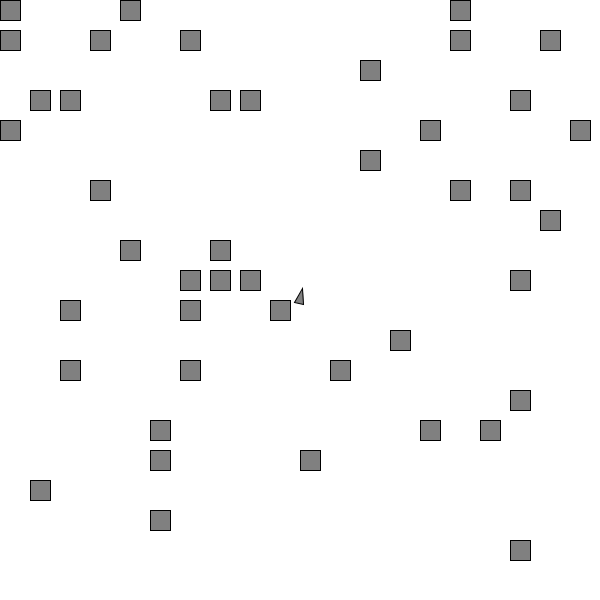
Frame 1 (no input)
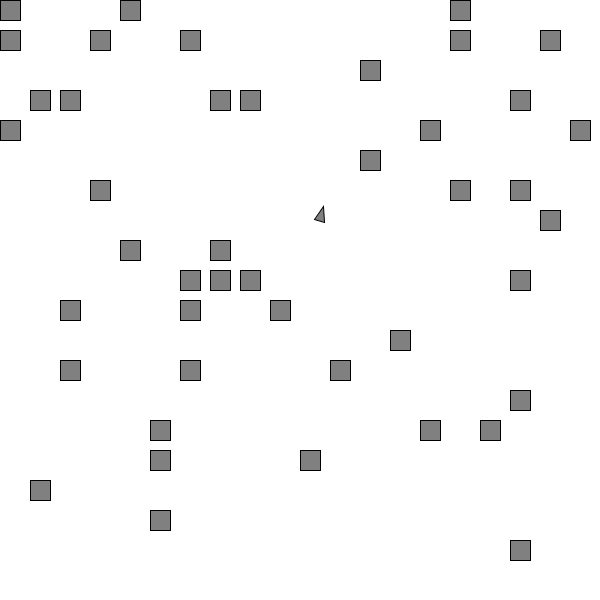
Frame 60 (the mouse pressed at the canvas centre just before this capture)
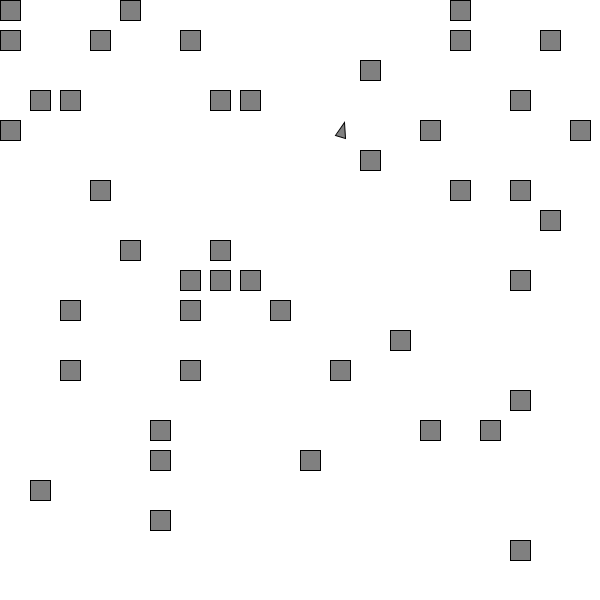
Frame 120 (the mouse held since frame 60 and released just before this capture)

The Processing sketch that drew these frames (run headless with seeded random() and noise(); from frame 60 on, the mouse is pressed at the canvas centre):

// Processing sketch: angletests
// ── angletests.pde
ArrayList<Obstacle> obstacles = new ArrayList<Obstacle>();
ArrayList<Mover> movers = new ArrayList<Mover>();
void setup() {

  size(600, 600);

  for (int i = 0; i < 50; i += 1) {
    obstacles.add(new Obstacle());
  }

  for (int i = 0; i < 1; i += 1) {
    movers.add(new Mover());
  }
}

void draw() {
  background(255);
  for (Obstacle o : obstacles) {
    o.draw();
  }

  for (Mover m : movers) {
    m.update();
    m.draw();
  }
}

void mouseClicked() {
  for (Mover m : movers) {
    m.applyForce(PVector.random2D());
    
  }
}
// ── Mover.pde
class Mover {
  PVector pos, acc, vel, posPrime;
  float facing;
  
  Mover() {
    pos = new PVector(width / 2, height / 2);
    posPrime = pos.copy();
    acc = new PVector();
    vel = PVector.random2D();
    vel.mult(random(1,4));
  }
  
  
  void applyForce(PVector force) {
    acc.add(force);
    
  }
  void update() {
    vel.add(acc);
    vel.limit(3);
    acc.mult(0);
    posPrime.set(pos);
    posPrime.add(vel);
    for (Obstacle o : obstacles) {
      if (o.collides(posPrime)) {
        EDGE e = o.whichEdge(posPrime);
        //println(e);
        if (e == EDGE.TOP_BOTTOM) {
          vel.y *= -1;
        } else {
          vel.x *= -1;
        }
       
        //vel.mult(-1);
      }
    }
    pos.add(vel);
     
    
    facing = vel.heading() + HALF_PI;
    
    if (pos.x < 0) {
      pos.x = width;
    } else if (pos.x > width) {
      pos.x = 0;
    } 
    
    if (pos.y < 0) {
      pos.y = height;
    } else if (pos.y > height) {
      pos.y = 0;
    }
  }
  
  void draw() {
     pushMatrix();
     translate(pos.x, pos.y);
     rotate(facing);
     beginShape();
     vertex(0,-10);
     vertex(5,5);
     vertex(-5,5);
     endShape(CLOSE);
     popMatrix();
    
  }
}
// ── Obstacle.pde
enum EDGE {
  TOP_BOTTOM, LEFT_RIGHT;
}

class Obstacle {
  PVector pos, dims;
  Obstacle() {
    float xStep = width / 20;
    float yStep = height / 20;
    pos = new PVector(random(width), random(height));
    pos.x = pos.x - (pos.x % xStep);
    pos.y = pos.y - (pos.y % yStep);
    dims = new PVector(20,20);
  }
  
  void draw() {
    stroke(0);
    fill(128);
    rect(pos.x, pos.y, dims.x, dims.y);
  }
  
  boolean collides(PVector check) {
    if (check.x >= pos.x && check.x <= pos.x + dims.x && check.y >= pos.y && check.y <= pos.y + dims.y) {
      //println("cx - px:" + (check.x - pos.x));
      //println("cy - py:" + (check.y - pos.y));
      return true;
    }
    return false;
  }
  
  EDGE whichEdge(PVector check) {
    EDGE edge = null;
    float xs = floor(check.x - pos.x);
    float ys = floor(check.y - pos.y);
    if (xs > 4 && xs < dims.x - 4) {
      edge = EDGE.TOP_BOTTOM;
    } else {
      edge = EDGE.LEFT_RIGHT;
    }
    //if (check.x
    
    return edge;
  }
}
